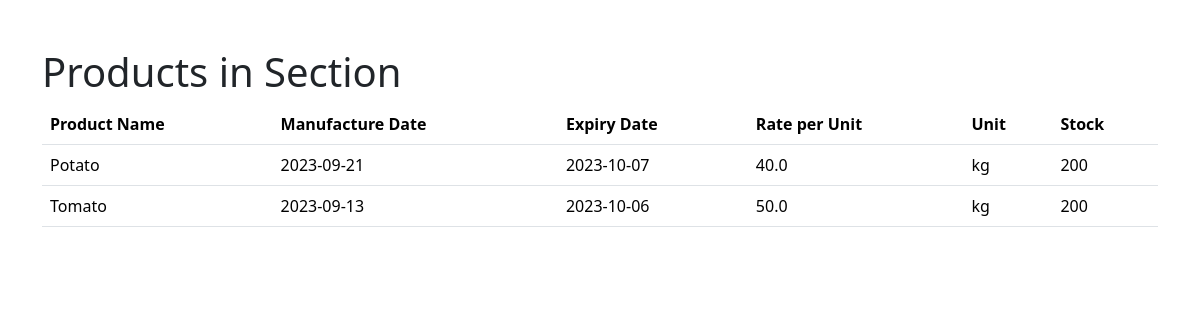
The app's page /section/7/products with its own data.
### app.py (models this page shows, shortened)
class Product(db.Model):
    product_id = db.Column(db.Integer, primary_key=True)
    product_name = db.Column(db.String(100), nullable=False)
    product_manufacture_date = db.Column(db.Date)
    product_expiry_date = db.Column(db.Date)
    product_rate_per_unit = db.Column(db.Float, nullable=False)
    product_unit = db.Column(db.String(20))  # For example, 'Rs/Kg', 'Rs/Litre'
    product_stock = db.Column(db.Integer, nullable=False)
    section_id = db.Column(db.Integer, db.ForeignKey('section.section_id'), nullable=False)  # Corrected the ForeignKey

### app.py (the view)
@app.route('/section/<int:section_id>/products', methods=['GET', 'POST'])
def products_list(section_id):
    s1 = Section.query.get(section_id)
    items = s1.products
    return render_template('products.html', items=items)

### templates/products.html (shortened to what this page needs)
<!DOCTYPE html>
<html lang="en">
<head>
    <link rel="stylesheet" href="https://cdn.jsdelivr.net/npm/bootstrap/dist/css/bootstrap.min.css">
</head>
<body>
    <div class="container mt-5">
        <h1>Products in Section</h1>
        <table class="table">
            <thead>
                <tr>
                    <th>Product Name</th>
                    <th>Manufacture Date</th>
                    <th>Expiry Date</th>
                    <th>Rate per Unit</th>
                    <th>Unit</th>
                    <th>Stock</th>
                </tr>
            </thead>
            <tbody>
                {% for item in items %}
                    <tr>
                        <td>{{ item.product_name }}</td>
                        <td>{{ item.product_manufacture_date }}</td>
                        <td>{{ item.product_expiry_date }}</td>
                        <td>{{ item.product_rate_per_unit }}</td>
                        <td>{{ item.product_unit }}</td>
                        <td>{{ item.product_stock }}</td>
                    </tr>
                {% endfor %}
            </tbody>
        </table>
    </div>
</body>
</html>

### records on screen
Product: product_name "Potato", product_manufacture_date "2023-09-21", product_expiry_date "2023-10-07", product_rate_per_unit "40.0", product_unit "kg", product_stock "200"
Product: product_name "Tomato", product_manufacture_date "2023-09-13", product_expiry_date "2023-10-06", product_rate_per_unit "50.0", product_unit "kg", product_stock "200"
